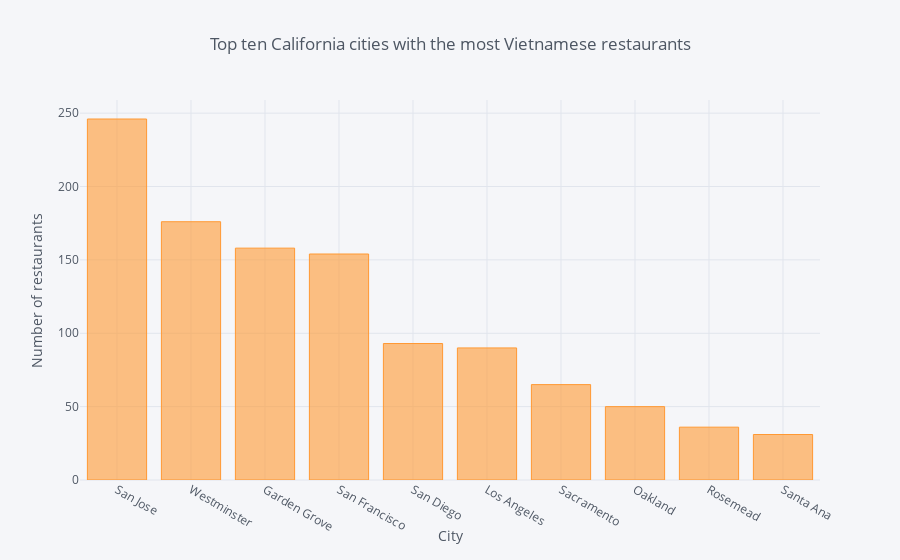

The notebook cell this image was saved under:
### Markdown cell above
# bar plot

### Code cell
df['location_city'].value_counts()[:10].iplot(
    kind='bar',
    bins=30, 
    xTitle= 'City',
    yTitle= "Number of restaurants",
    title='Top ten California cities with the most Vietnamese restaurants')

### Figure 1 — Plotly figure (JSON) as saved in the notebook; plotly's stock layout.template omitted (floating-point values rounded to 4 significant figures)
{"data": [{"marker": {"color": "rgba(255, 153, 51, 0.6)", "line": {"color": "rgba(255, 153, 51, 1.0)", "width": 1}}, "name": "location_city", "orientation": "v", "text": "", "type": "bar", "uid": "907d71f8-ead6-4342-82b0-58c44261e6de", "x": ["San Jose", "Westminster", "Garden Grove", "San Francisco", "San Diego", "Los Angeles", "Sacramento", "Oakland", "Rosemead", "Santa Ana"], "y": [246, 176, 158, 154, 93, 90, 65, 50, 36, 31]}], "layout": {"legend": {"bgcolor": "#F5F6F9", "font": {"color": "#4D5663"}}, "paper_bgcolor": "#F5F6F9", "plot_bgcolor": "#F5F6F9", "title": {"font": {"color": "#4D5663"}, "text": "Top ten California cities with the most Vietnamese restaurants"}, "xaxis": {"gridcolor": "#E1E5ED", "showgrid": true, "tickfont": {"color": "#4D5663"}, "title": {"font": {"color": "#4D5663"}, "text": "City"}, "zerolinecolor": "#E1E5ED"}, "yaxis": {"gridcolor": "#E1E5ED", "showgrid": true, "tickfont": {"color": "#4D5663"}, "title": {"font": {"color": "#4D5663"}, "text": "Number of restaurants"}, "zerolinecolor": "#E1E5ED"}}}
